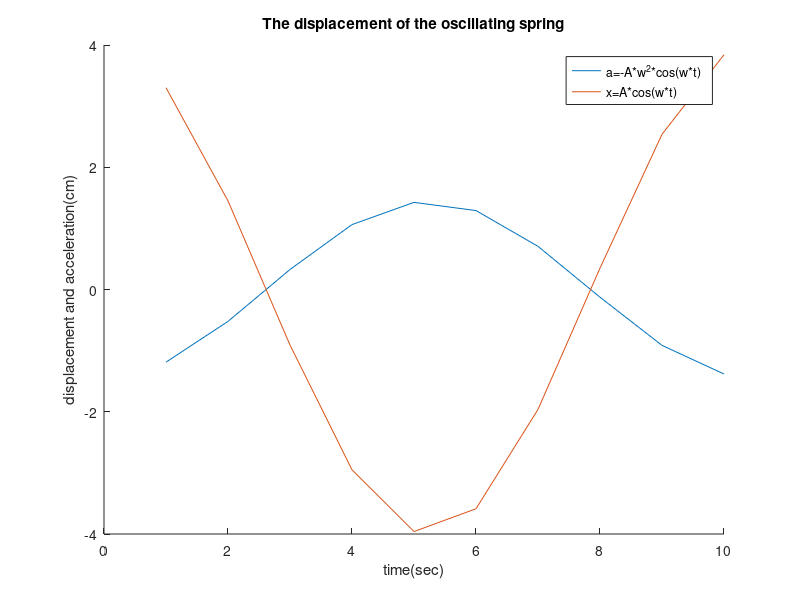

Write MATLAB code to recreate this figure.
%x=displacement @ time t
%A=maximum displacement
%w=angular frequency, which depends on the spring constant and the mass
%  attached to the spring
%t=time
%t=0 to 10
%A=4cm
%w=0.6
%a=-Aw^2*cos(wt)
%x=Acos(wt)
t=1:10;
A=4;
w=0.6;
a=-A*w^2*cos(w*t);
x=A*cos(w*t);
hold on;
plot(t,a);
plot(t,x);
legend('a=-A*w^2*cos(w*t)','x=A*cos(w*t)');
xlabel('time(sec)');
ylabel('displacement and acceleration(cm)');
title('The displacement of the oscillating spring');